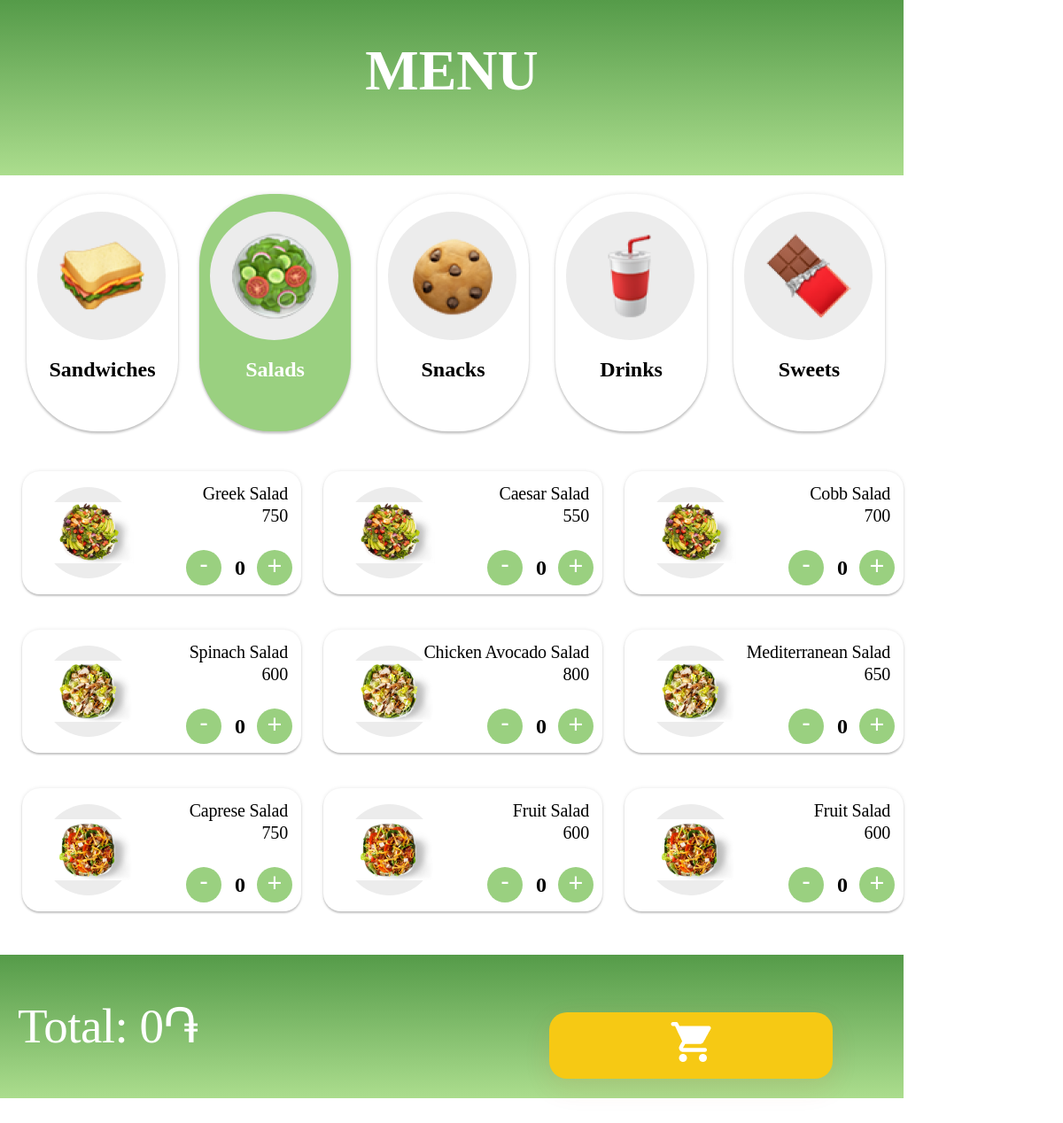
Page /salads/ on the committed database.
### vending_app/models.py (models this page shows, shortened)
class Products(models.Model):
    name = models.CharField('Name', max_length=30)
    price = models.IntegerField('Price')
    category = models.CharField('Category', max_length=100)
    img_link = models.CharField('Link', max_length=255, default='unknown')
    total = models.IntegerField('Total', default=0)

### vending_app/views.py (the view)
# urls.py: path('salads/', views.salads, name='salads'),
def salads(request):
    products = Products.objects.all()
    context = {
        'pr': products
    }
    return render(request, 'salads.html', context)

### vending_app/templates/salads.html
{% extends 'base.html' %}
{% load static %}
{% block sandvich_green %}oval_white{% endblock %}
{% block salad_green %}oval_green{% endblock %}
{% block snack_green %}oval_white{% endblock %}
{% block drink_green %}oval_white{% endblock %}
{% block sweet_green %}oval_white{% endblock %}
{% block content %}
<div class="menu">
    {% for post in pr %}
    {% if post.category == "salad" %}
    <div class="block product" data-category="{{ post.category }}">
        <div class="circle_2">
          <img src="{% static post.img_link %}" alt="Sandwiches" class="sandviches_icon">
        </div>
        <div class="block-text">{{ post.name }}</div>
        <div class="price price_per_item">{{ post.price }}</div>
        <div class="minus_plus">
          <a href="#" class="plus_button">
            <div class="plus_circle">
              <div class="plus">+</div>
            </div>
          </a>
          <h2 class="count_number count">0</h2>
          <a href="#" class="minus_button">
            <div class="minus_circle">
              <div class="minus">-</div>
            </div>
          </a>
        </div>
    </div>
    {% endif %}
    {% endfor %}
</div>
{% endblock %}

### vending_app/static/test.css (style rules this page uses)
body { margin: 0; padding: 0; }
.menu { display: flex; flex-wrap: wrap; justify-content: flex-start; justify-content: space-between; }
.block { width: calc(33.33% - 25px); height: 139px; background: #FFFFFF; box-shadow: 0px 0px 4px rgba(0, 0, 0, 0.1), 0px 2px 2px rgba(0, 0, 0, 0.2); border-radius: 20px; margin-top: 15px; margin-left: 25px; padding-left: 10px; margin-bottom: 25px; box-sizing: border-box; text-align: left; position: relative; }
.circle_2 { width: 103px; height: 103px; border-radius: 50%; background: #ECECEC; margin-top: 18px; margin-left: 13px; display: flex; justify-content: center; align-items: center; }
.circle_2 img { max-width: 100%; max-height: 100%; object-fit: contain; }
.plus_circle { width: 40px; height: 40px; border-radius: 50%; background: #9AD080; text-align: center; font-size: 1.8rem; font-family: Impact, Haettenschweiler, 'Arial Narrow Bold', sans-serif; color: white; position: absolute; bottom: 10px; right: 10px; }
.minus_circle { width: 40px; height: 40px; border-radius: 50%; background: #9AD080; text-align: center; font-size: 1.8rem; font-family: Impact, Haettenschweiler, 'Arial Narrow Bold', sans-serif; color: white; position: absolute; bottom: 10px; right: 90px; }
.count_number { position: absolute; bottom: -4px; right: 63px; }
.plus { margin-top: 2px; }
.block-text { font-family: 'Reem Kufi'; font-style: normal; font-weight: 400; font-size: 20px; line-height: 152.3%; position: absolute; top: 10px; right: 15px; display: flex; align-items: center; text-align: right; letter-spacing: -0.01em; }
.price { font-family: 'Reem Kufi'; font-style: normal; font-weight: 400; font-size: 20px; line-height: 152.3%; position: absolute; top: 35px; right: 15px; display: flex; align-items: center; text-align: right; letter-spacing: -0.01em; }
a:link, a:visited { color: inherit; background-color: transparent; text-decoration: none; }
.sandviches_icon { z-index: 2; overflow: hidden; }

### rows in the picture
Products: img_link (picture), name "Greek Salad", price "750"
Products: img_link (picture), name "Caesar Salad", price "550"
Products: img_link (picture), name "Cobb Salad", price "700"
Products: img_link (picture), name "Spinach Salad", price "600"
Products: img_link (picture), name "Chicken Avocado Salad", price "800"
Products: img_link (picture), name "Mediterranean Salad", price "650"
Products: img_link (picture), name "Caprese Salad", price "750"
Products: img_link (picture), name "Fruit Salad", price "600"
Products: img_link (picture), name "Fruit Salad", price "600"
